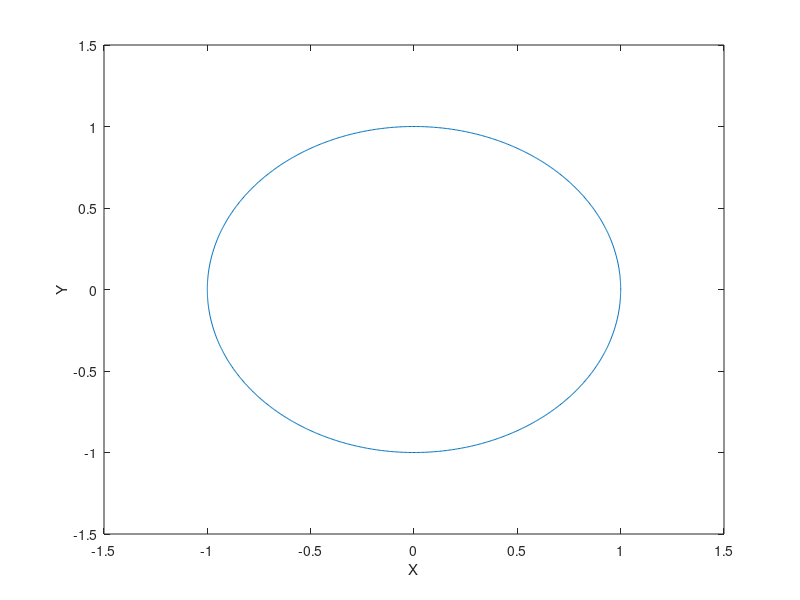

MATLAB code for this plot:
gms = 4*pi^2 ;
beta = 2 ;

vx_der = @(x,y) -gms*x/((x^2 + y^2)^((beta+1)/2))  ;
x_der = @(vx) vx ;

vy_der = @(x,y) -gms*y/((x^2 + y^2)^((beta+1)/2)) ;
y_der = @(vy) vy ;


x(1) = 1 ;
y(1) = 0 ;
vx(1) = 0 ;
vy(1) = 2*pi ;
time(1) = 0 ;

it = 1 ;
h = 0.001 ;
for t = 0:h:1
    x(it + 1) = x(it) + h/2*(x_der(vx(it)) + x_der(vx(it) + h*vx_der(x(it) , y(it)))) ;
    vx(it + 1) = vx(it) + h/2*(vx_der(x(it) , y(it)) + vx_der(x(it) + h*x_der(vx(it)) , y(it)+h*y_der(vy(it)))) ;
    
    y(it + 1) = y(it) + h/2*(y_der(vy(it)) + y_der(vy(it) + h*vy_der(x(it) , y(it)))) ;
    vy(it + 1) = vy(it) + h/2*(vy_der(x(it) , y(it)) + vy_der(x(it) + h*x_der(vx(it)) , y(it)+h*y_der(vy(it)))) ;
    
    it = it + 1 ;
    time(it) = t + h ;
end

figure ('Name' , 'Plot') ;
plot (x , y) ;
xlabel ('X') ;
ylabel ('Y') ;